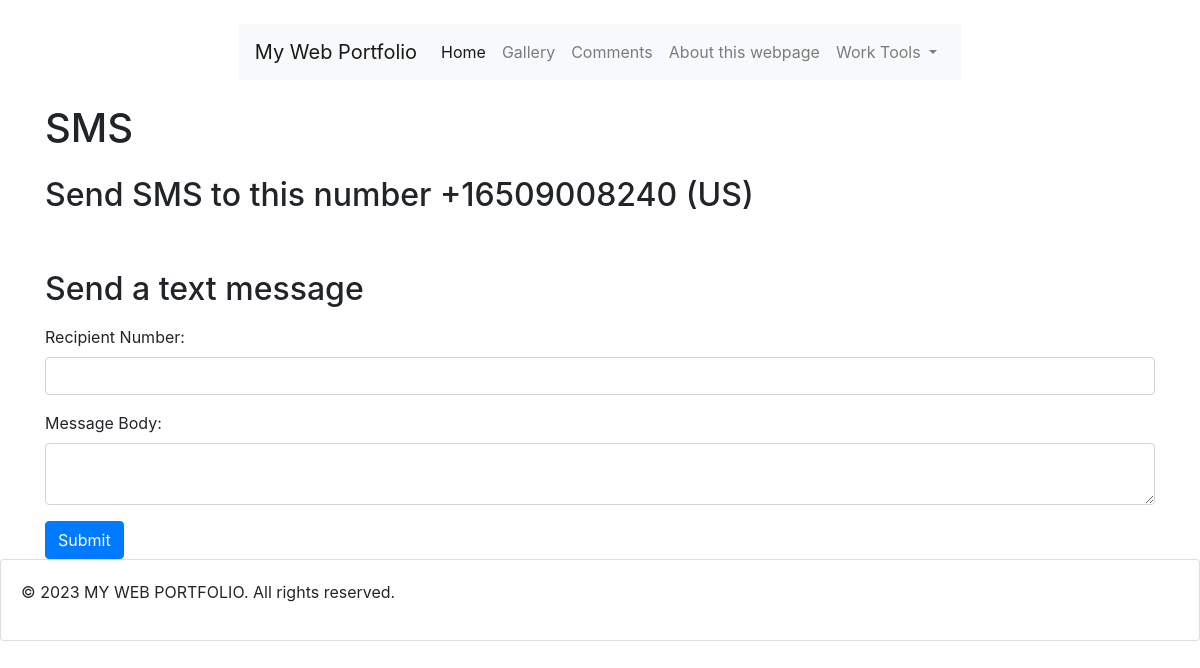
/send_sms/, run on an earlier commit of the app's database.
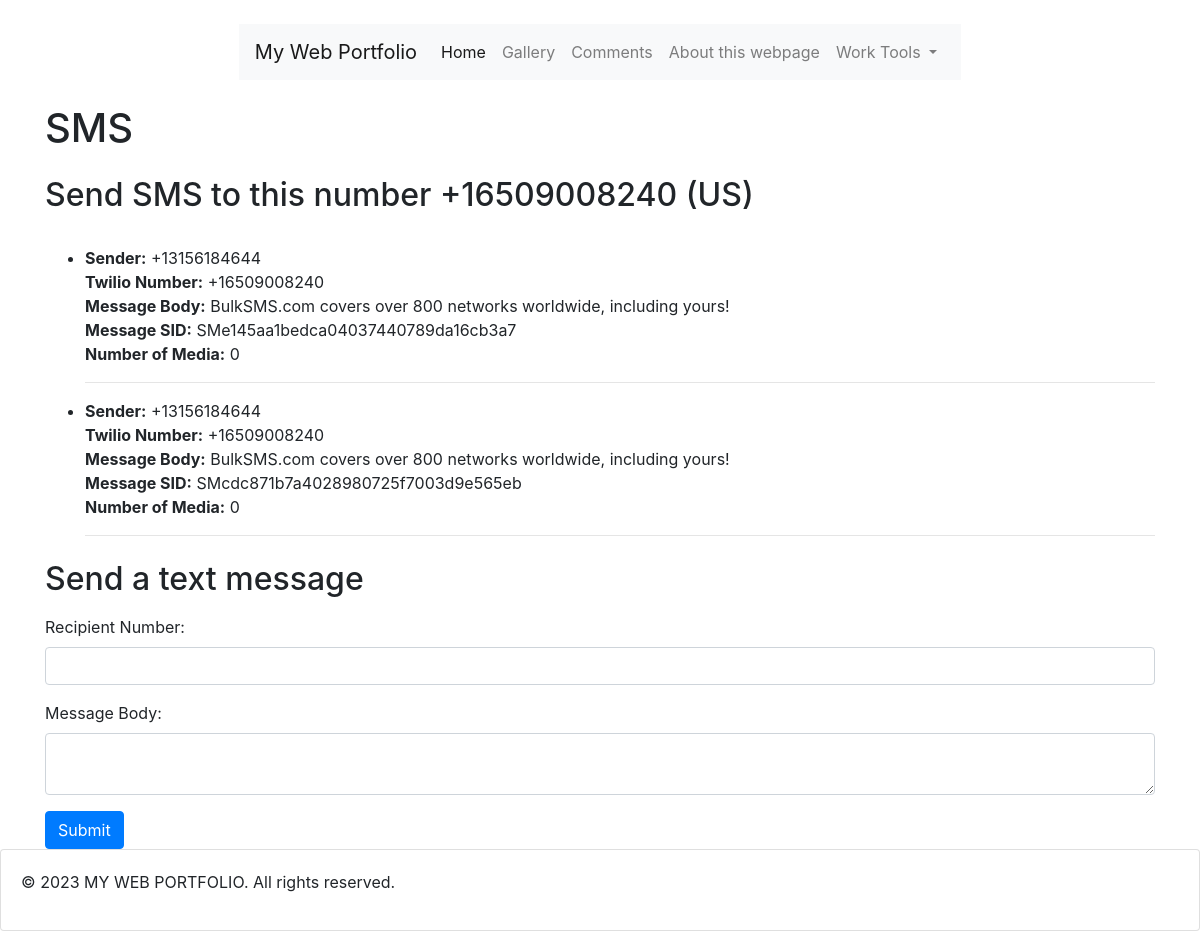
And on a later commit of the database.
### sendSMS/models.py (models this page shows, shortened)
class IncomingSMS(models.Model):
    sender_number = models.CharField(max_length=20)
    twilio_number = models.CharField(max_length=20)
    message_body = models.TextField()
    message_sid = models.CharField(max_length=255)
    num_media = models.IntegerField(default=0)

### sendSMS/views.py (the view, shortened to what this page needs)
# urls.py: path('send_sms/', send_sms, name='send_sms'),
def send_sms(request):
    sms_messages = IncomingSMS.objects.all()
    return render(request, 'send_sms.html', {'sms_messages': sms_messages})

### templates/send_sms.html (shortened to what this page needs)
{% extends 'base.html' %}
{% load static %}
{% block content %}
    <div class="container mt-4">
        <h1 class="mt-4 mb-4">SMS</h1>
        <h2>Send SMS to this number +16509008240 (US)</h2>
        <br>
        <ul>
            {% for sms in sms_messages %}
                <li>
                    <strong>Sender:</strong> {{ sms.sender_number }}<br>
                    <strong>Twilio Number:</strong> {{ sms.twilio_number }}<br>
                    <strong>Message Body:</strong> {{ sms.message_body }}<br>
                    <strong>Message SID:</strong> {{ sms.message_sid }}<br>
                    <strong>Number of Media:</strong> {{ sms.num_media }}<br>
                    <hr>
                </li>
            {% endfor %}
        </ul>
        <h2 class="mt-4">Send a text message</h2>
        <form method="post" action="{% url 'send_sms' %}" class="mt-3">
            <div class="form-group">
                <label for="recipient_number">Recipient Number:</label>
                <input type="text" name="recipient_number" class="form-control" required>
            </div>
            <div class="form-group">
                <label for="message_body">Message Body:</label>
                <textarea name="message_body" class="form-control" required></textarea>
            </div>
            <button type="submit" class="btn btn-primary">Submit</button>
        </form>
    </div>
{% endblock %}

### templates/base.html (shortened to what this page needs)
<!doctype html>
<html lang="en">
<head>
    {% load static %}
    <link rel="stylesheet" type="text/css" href="https://cdnjs.cloudflare.com/ajax/libs/magnific-popup.js/1.1.0/magnific-popup.min.css">
    <link rel="stylesheet" href="https://cdn.jsdelivr.net/npm/bootstrap@4.5.3/dist/css/bootstrap.min.css">
</head>
    <body>
        {% include 'header.html' %}
        <div>
            {% block content %}{% endblock %}
        </div>
        {% include 'footer.html' %}
    </body>
</html>

### templates/header.html (shortened to what this page needs)
<header>
    <div class="container d-flex justify-content-center mt-4">
        <nav class="navbar navbar-expand-lg navbar-light bg-light">
            <a class="navbar-brand" href="/">My Web Portfolio</a>
            <div class="collapse navbar-collapse" id="navbarNav">
                <ul class="navbar-nav">
                    <li class="nav-item active">
                        <a class="nav-link" href="/">Home <span class="sr-only">(current)</span></a>
                    </li>
                    <li class="nav-item">
                        <a class="nav-link" href="/gallery">Gallery</a>
                    </li>
                    <li class="nav-item">
                        <a class="nav-link" href="/comments">Comments</a>
                    </li>
                    <li class="nav-item">
                        <a class="nav-link" href="/about">About this webpage</a>
                    </li>
                    <li class="nav-item dropdown">
                        <a class="nav-link dropdown-toggle" href="#" id="navbarDropdownMenuLink" role="button" data-toggle="dropdown" aria-haspopup="true" aria-expanded="false">
                        Work Tools
                        </a>
                    </li>
                </ul>
            </div>
        </nav>
    </div>
</header>

### templates/footer.html
<footer>
    <div class="card">
        <div class="card-body">
            <p>&copy; 2023 MY WEB PORTFOLIO. All rights reserved.</p>
        </div>
    </div>
</footer>

What changed in the data, as far as the page shows it:
added IncomingSMS: sender_number "+13156184644", twilio_number "+16509008240", message_body "BulkSMS.com covers over 800 networks worldwide, including yours!", message_sid "SMe145aa1bedca04037440789da16cb3a7", num_media "0"
added IncomingSMS: sender_number "+13156184644", twilio_number "+16509008240", message_body "BulkSMS.com covers over 800 networks worldwide, including yours!", message_sid "SMcdc871b7a4028980725f7003d9e565eb", num_media "0"
